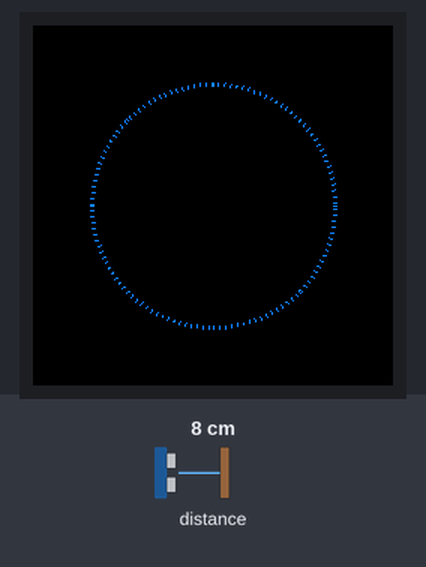
Bench run of a program on a simulated MicroPython board. On the bench: 240×240 colour display. The inputs (shaded band) are chosen by the test bench; at power-on: distance to the obstacle 8 cm. Library files of the repository ran but are not shown: st7789.py, vga2_8x8.py, vga1_16x32.py; what the program prints to the serial console is not drawn.

Above: at 2.2 s.
2.3 s: distance to the obstacle set to 2 cm
At 3.1 s:
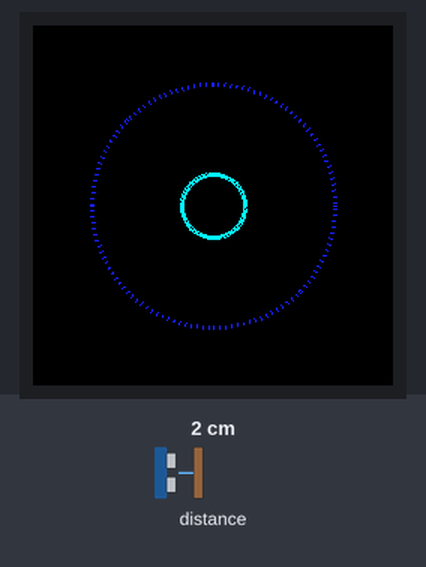
4.7 s: distance to the obstacle set to 18 cm
At 4.93 s:
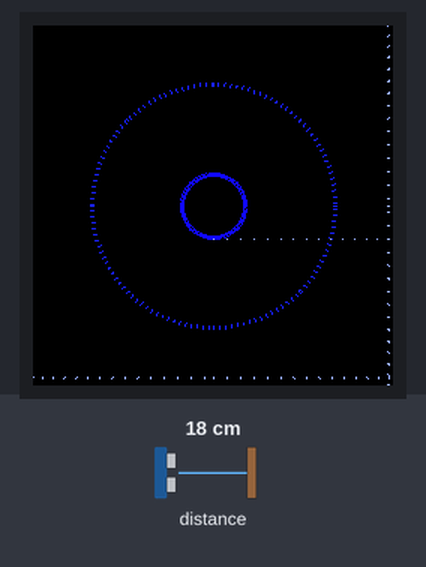

The program:

main.py
```python
import uos
import test.st7789 as st7789
from test.fonts import vga2_8x8 as font1
from test.fonts import vga1_16x32 as font2
import random
import framebuf
from machine import Pin, SPI, ADC,PWM,I2C,freq
import time, math,array
from utime import sleep_ms
import struct
import vl6180x
freq(180_000_000)

st7789_res = 0
st7789_dc  = 1
disp_width = 240
disp_height = 240
CENTER_Y = int(disp_width/2)
CENTER_X = int(disp_height/2)
spi_sck=Pin(2)
spi_tx=Pin(3)
spi0=SPI(0,baudrate=60_000_000, phase=1, polarity=1, sck=spi_sck, mosi=spi_tx)

display = st7789.ST7789(spi0, disp_width, disp_width,
                          reset=machine.Pin(st7789_res, machine.Pin.OUT),
                          dc=machine.Pin(st7789_dc, machine.Pin.OUT),
                          xstart=0, ystart=0, rotation=0)
display.fill(st7789.BLACK)


buttonM = Pin(5,Pin.IN, Pin.PULL_UP) #B
buttonS = Pin(6,Pin.IN, Pin.PULL_UP) #A
buttonL = Pin(7,Pin.IN, Pin.PULL_UP) #A
buttonPRESS = Pin(8,Pin.IN, Pin.PULL_UP) #A
buttonR = Pin(9,Pin.IN, Pin.PULL_UP) #A

i2c = I2C(0, scl=Pin(21), sda=Pin(20))

TOF=vl6180x.Sensor(i2c)
TOF.init()
TOF.default_settings()


def light_dot(x,y,color):
   display.pixel(x,y,color)

def draw_circle(x,y,r,color,fill=0):
   '''
   绘制圆形
   :param x,y  圆心坐标
   :param r  圆心半径
   :param fill 0 不填充  1 填充
   '''
   angleList = [0.0, 0.05, 0.1, 0.15, 0.2, 0.25, 0.3, 0.35, 0.4, 0.45, 0.5, 0.55, 0.6, 0.65, 0.7, 0.75, 0.7853981633974483, 0.8, 0.85, 0.9, 0.95, 1.0, 1.05, 1.1, 1.15, 1.2, 1.25, 1.3, 1.35, 1.4, 1.45, 1.5, 1.55, 1.5707963267948966, 1.6, 1.65, 1.7, 1.75, 1.8, 1.85, 1.9, 1.95, 2.0, 2.05, 2.1, 2.15, 2.2, 2.25, 2.3, 2.35, 2.356194490192345, 2.4, 2.45, 2.5, 2.55, 2.6, 2.65, 2.7, 2.75, 2.8, 2.85, 2.9, 2.95, 3.0, 3.05, 3.1, 3.141592653589793, 3.15, 3.2, 3.25, 3.3, 3.35, 3.4, 3.45, 3.5, 3.55, 3.6, 3.65, 3.7, 3.75, 3.8, 3.85, 3.9, 3.9269908169872414, 3.95, 4.0, 4.05, 4.1, 4.15, 4.2, 4.25, 4.3, 4.35, 4.4, 4.45, 4.5, 4.55, 4.6, 4.65, 4.7, 4.71238898038469, 4.75, 4.8, 4.85, 4.9, 4.95, 5.0, 5.05, 5.1, 5.15, 5.2, 5.25, 5.3, 5.35, 5.4, 5.45, 5.497787143782138, 5.5, 5.55, 5.6, 5.65, 5.7, 5.75, 5.8, 5.85, 5.9, 5.95, 6.0, 6.05, 6.1, 6.15, 6.2, 6.25, 6.283185307179586];
   for i in angleList:
     light_dot(x+round(math.sin(i)*r),y+round(math.cos(i)*r),color)
   if fill:
     powR = math.pow(r,2)
     for xx in range(x-r,x+r):
       for yy in range(y-r,y+r):
         if ( (math.pow(xx-x,2)+math.pow(yy-y,2)) < powR):
           light_dot(xx,yy,color)

current_r = 0
turn = 0
while True :
    print(TOF.range())
    turn += 1
    if TOF.range() <200 :
        current_r = TOF.range()
    for i in range (current_r,current_r+3) :
        draw_circle(120,120,i,st7789.BLUE+0x10*current_r*turn,fill=0)
    if turn == 50 :
        turn = 0
```

vl6180x.py
```python
import ustruct
import struct
import time
from machine import I2C

# i2c = I2C(0, I2C.MASTER, baudrate=100000, pins=('P8', 'P9'))

class Sensor:
    def __init__(self, i2c, address=0x29):
        self.i2c = i2c
        self._address = address
        self.default_settings()
        self.init()

    def myWrite16(self, register, regValue):
        """ write a byte to specified 16 bit register """
        return self.i2c.writeto_mem(self._address, register, bytearray([regValue]), addrsize=16), 'big'

    def myRead16(self, register):
        """read 1 bit from 16 byte register"""
        # i2c.readfrom_mem(0x29, 0x0016, 1, addrsize=16)
        value = int.from_bytes(
            self.i2c.readfrom_mem(self._address, register, 1, addrsize=16),
            'big'
        )
        return value & 0xFFFF

    def init(self):
        if self.myRead16(0x0016) != 1:
            raise RuntimeError("Failure reset")

        # Recommended setup from the datasheet

        self.myWrite16(0x0207, 0x01)
        self.myWrite16(0x0208, 0x01)
        self.myWrite16(0x0096, 0x00)
        self.myWrite16(0x0097, 0xfd)
        self.myWrite16(0x00e3, 0x00)
        self.myWrite16(0x00e4, 0x04)
        self.myWrite16(0x00e5, 0x02)
        self.myWrite16(0x00e6, 0x01)
        self.myWrite16(0x00e7, 0x03)
        self.myWrite16(0x00f5, 0x02)
        self.myWrite16(0x00d9, 0x05)
        self.myWrite16(0x00db, 0xce)
        self.myWrite16(0x00dc, 0x03)
        self.myWrite16(0x00dd, 0xf8)
        self.myWrite16(0x009f, 0x00)
        self.myWrite16(0x00a3, 0x3c)
        self.myWrite16(0x00b7, 0x00)
        self.myWrite16(0x00bb, 0x3c)
        self.myWrite16(0x00b2, 0x09)
        self.myWrite16(0x00ca, 0x09)
        self.myWrite16(0x0198, 0x01)
        self.myWrite16(0x01b0, 0x17)
        self.myWrite16(0x01ad, 0x00)
        self.myWrite16(0x00ff, 0x05)
        self.myWrite16(0x0100, 0x05)
        self.myWrite16(0x0199, 0x05)
        self.myWrite16(0x01a6, 0x1b)
        self.myWrite16(0x01ac, 0x3e)
        self.myWrite16(0x01a7, 0x1f)
        self.myWrite16(0x0030, 0x00)

#  writeReg System__Fresh_OUT_OF_Reset
        # self.myWrite16(0x0016, 0x00),

    def default_settings(self):
        # Enables polling for ‘New Sample ready’ when measurement completes
        self.myWrite16(0x0011, 0x10)
        self.myWrite16(0x010A, 0x30)  # Set Avg sample period
        self.myWrite16(0x003f, 0x46)  # Set the ALS gain
        self.myWrite16(0x0031, 0xFF)  # Set auto calibration period
        # (Max = 255)/(OFF = 0)
        self.myWrite16(0x0040, 0x63)  # Set ALS integration time to 100ms
        # perform a single temperature calibration
        self.myWrite16(0x002E, 0x01)

        # Optional settings from datasheet
        self.myWrite16(0x001B, 0x09)  # Set default ranging inter-measurement
        # period to 100ms
        self.myWrite16(0x003E, 0x0A)  # Set default ALS inter-measurement
        # period to 100ms
        self.myWrite16(0x0014, 0x24)  # Configures interrupt on ‘New Sample
        # Ready threshold event’

        # Additional settings defaults from community
        self.myWrite16(0x001C, 0x32)  # Max convergence time
        self.myWrite16(0x002D, 0x10 | 0x01)  # Range check enables
        self.myWrite16(0x0022, 0x7B)  # Eraly coinvergence estimate
        self.myWrite16(0x0120, 0x01)  # Firmware result scaler

    def identify(self):
        """Retrieve identification information of the sensor."""
        return {
            'model': self.myRead16(0x0000),
            'revision': (self.myRead16(0x0001), self.myRead16(0x0002)),
            'module_revision': (self.myRead16(0x0003),
                                self.myRead16(0x0004)),
            'date': self.myRead16(0x006),
            'time': self.myRead16(0x008),
        }

    def address(self, address=None):
        """Change the I2C address of the sensor."""
        if address is None:
            return self._address
        if not 8 <= address <= 127:
            raise ValueError("Wrong address")
        self._set_reg8(0x0212, address)
        self._address = address

    def range(self):
        """Measure the distance in millimeters. Takes 0.01s."""
        self.myWrite16(0x0018, 0x01)  # Sysrange start
        time.sleep(0.01)
        return self.myRead16(0x0062)  # Result range valueimport ustruct
```

Measured:
- what the display in image 1 shows lasts 0.6 s, from 2.7 s to 3.3 s
